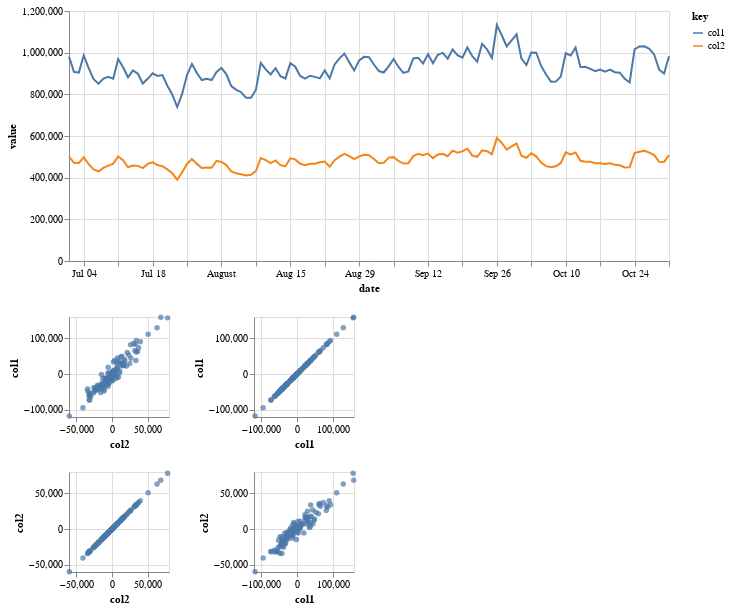
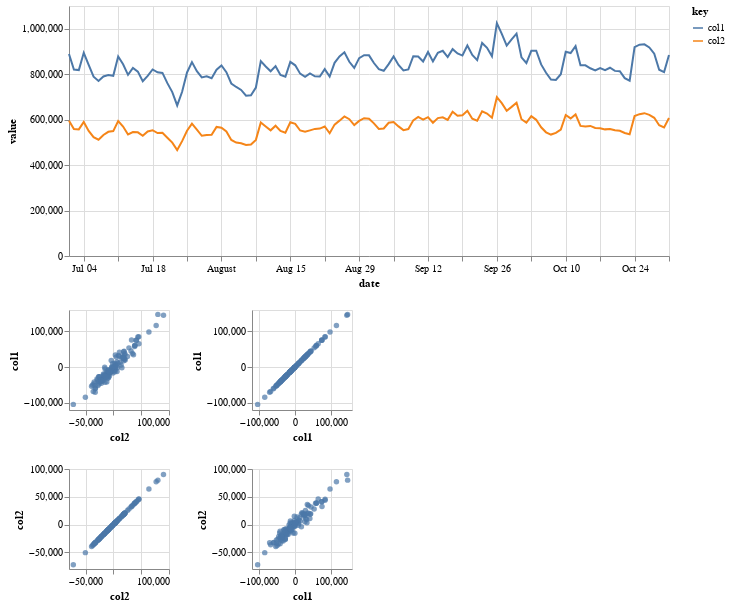
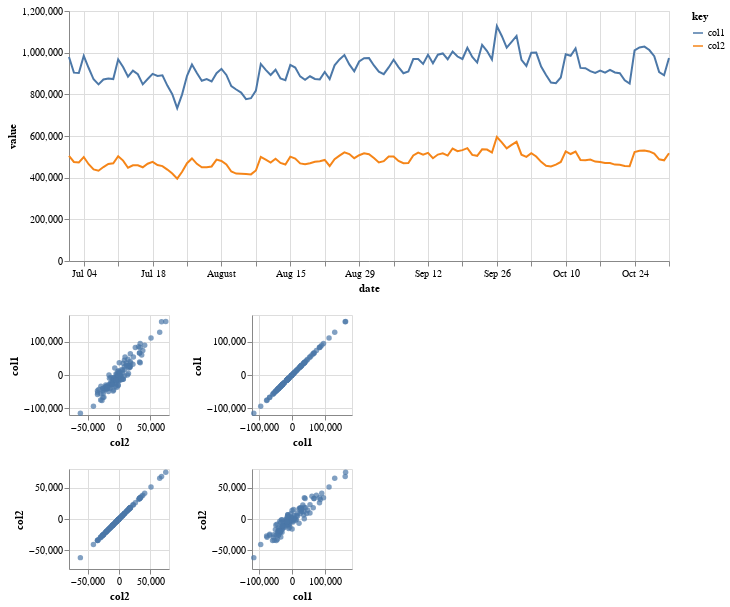
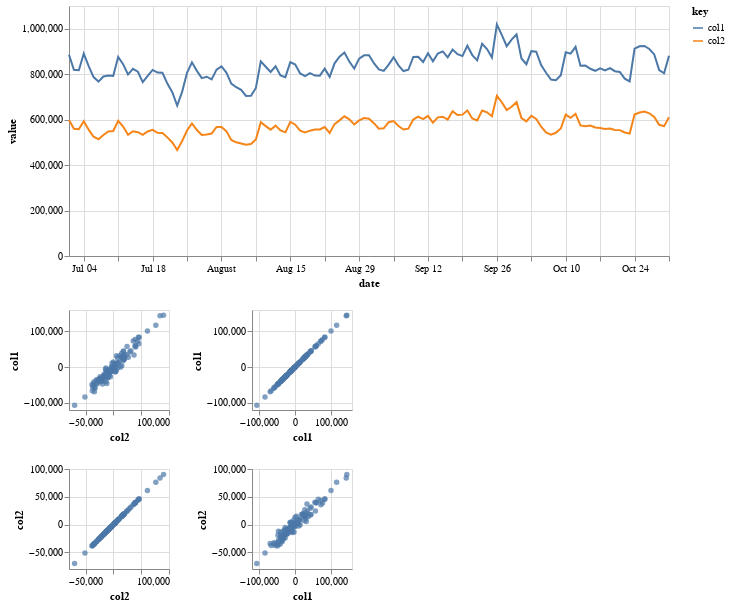

The notebook cell saved with these charts, in order:
### Code cell
# @markdown <font color='blue'><b>■ Experiment Design by fastDTW</b></font>

if design_type == 'A: divide_equally':
  design.equal_division(
      dataframe_wide = design.df_wide_tgt,
      num_of_iteration = num_of_iterationｓ.value,
      num_of_split = num_of_split.value,
      start_date = start_date.value,
      end_date = end_date.value)
else:
  design.similar_divisions(
      dataframe_wide = design.df_wide_tgt,
      target_geo = target_geo.value.replace(' ', '').split(','),
      num_of_iteration = num_of_iterationｓ.value,
      num_of_pick = num_of_pick.value,
      num_of_covariate = num_of_covariate.value,
      start_date = start_date.value,
      end_date = end_date.value)
